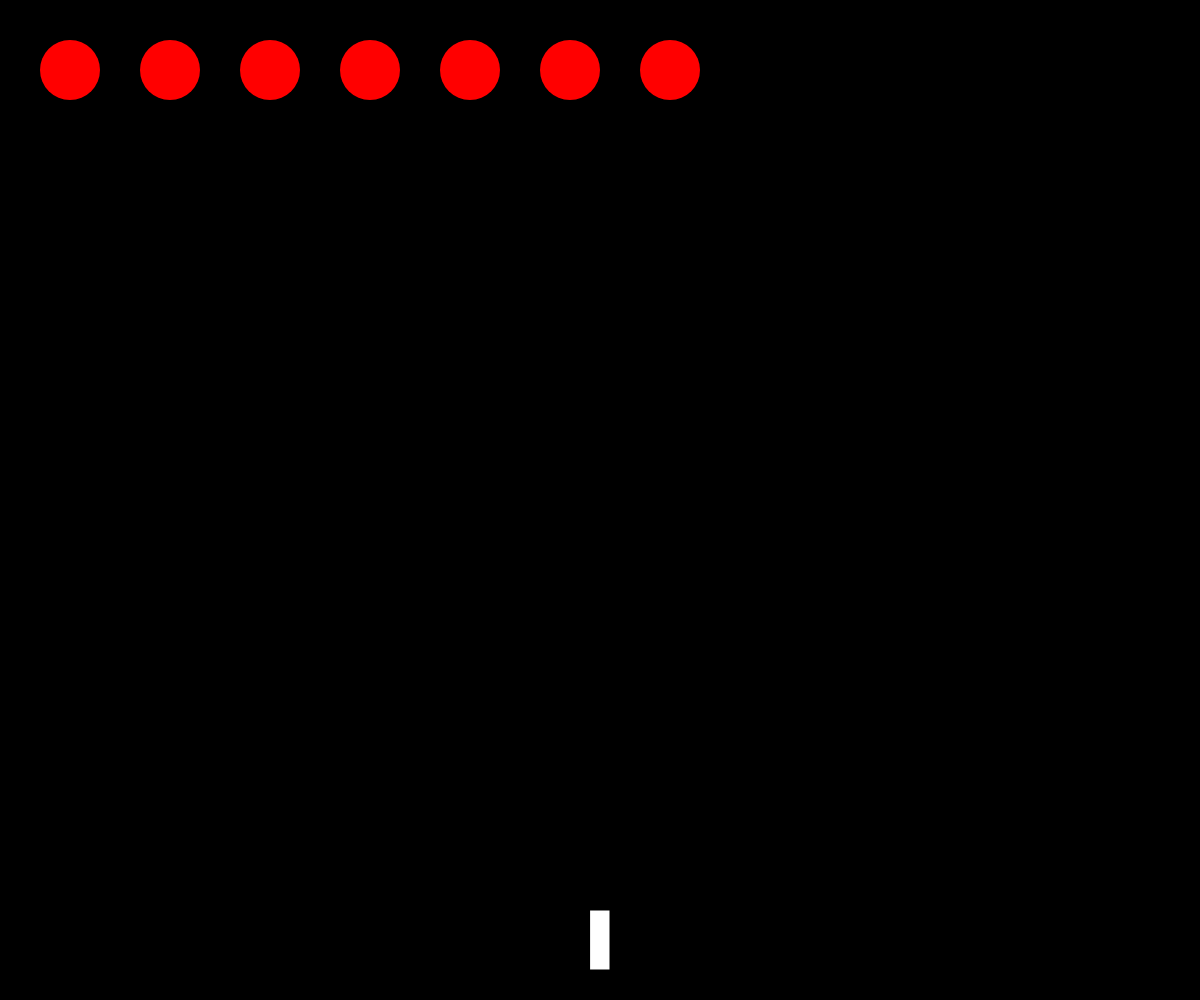
Frame 1 (no input)
Frame 60 (no input): identical to frame 1, image omitted
Frame 120 (the mouse pressed at the canvas centre since frame 60): identical to frame 1, image omitted

The p5.js sketch that drew this single still picture (run headless with seeded random() and noise() and a simulated clock; from frame 60 on, the mouse is pressed at the canvas centre):

// p5.js sketch
// ── sketch.js
/*This game demonstrates the mechanincs of the famous Space Invaders Game*/

var ship;
var alien=[];
var guli=[];
var singleGuli;
function setup()
{
    createCanvas(windowWidth, windowHeight);
    ship=new SHIP();
    for(var i=0;i<7;i++)
      alien[i]=new ALIEN(100*i+70,70);

}

function draw()
{
    background(0);
    ship.display();
    for(var i=0;i<alien.length;i++)
      alien[i].display();
    for(var i=0;i<guli.length;i++)
    {
      guli[i].display();
      guli[i].move();
      for(var j=0;j<alien.length;j++)
      {
        var d=dist(alien[j].x,alien[j].y,guli[i].x,guli[i].y);
        console.log(d);
        console.log(alien[j].r+guli[i].r);
        if(d<(alien[j].r+guli[i].r))
        {

          alien.splice(j,1);

        }
      }
    }

  }
function keyPressed()
{
    if(keyCode===32)
    {
      singleGuli=new GULI(ship.x, height-100);
      guli.push(singleGuli);
    }
    if(keyCode===LEFT_ARROW)
      ship.move(-1);
    else if(keyCode===RIGHT_ARROW)
      ship.move(1);
}

// ── alien.js
function ALIEN(x,y)
{
    this.x=x;
    this.y=y;
    this.r=60;
    this.red=255;
  	this.green=0;
  	this.blue=0;

    this.display=function()
    {
      noStroke();
      fill(this.red, this.green, this.blue);
      ellipse(this.x,this.y,this.r,this.r);
    }
    this.destroy=function()
  	{
  		this.red=0;
  		this.green=0;
  		this.blue=0;
  	}
}

// ── guli.js
function GULI(x,y)
{
	this.x=x;
	this.y=y;
	this.r=8;
	this.red=150;
	this.green=0;
	this.blue=255;

	this.display = function()
	{
    	noStroke();
    	fill(this.red, this.green, this.blue);
    	ellipse(this.x, this.y, this.r*2, this.r*2);
  	}

	this.move = function()
	{
    	this.y = this.y - 10;
  }
	this.destroy=function()
	{
		this.red=0;
		this.green=0;
		this.blue=0;
	}
}

// ── ship.js
function SHIP()
{
    this.x=width/2;

    this.display=function()
    {
        fill(255);
        stroke(0);
        rectMode(CENTER);
        rect(this.x, height-60, 20, 60);
    }

    this.move=function(direction)
    {
        this.x+=direction*5;
    }
}
